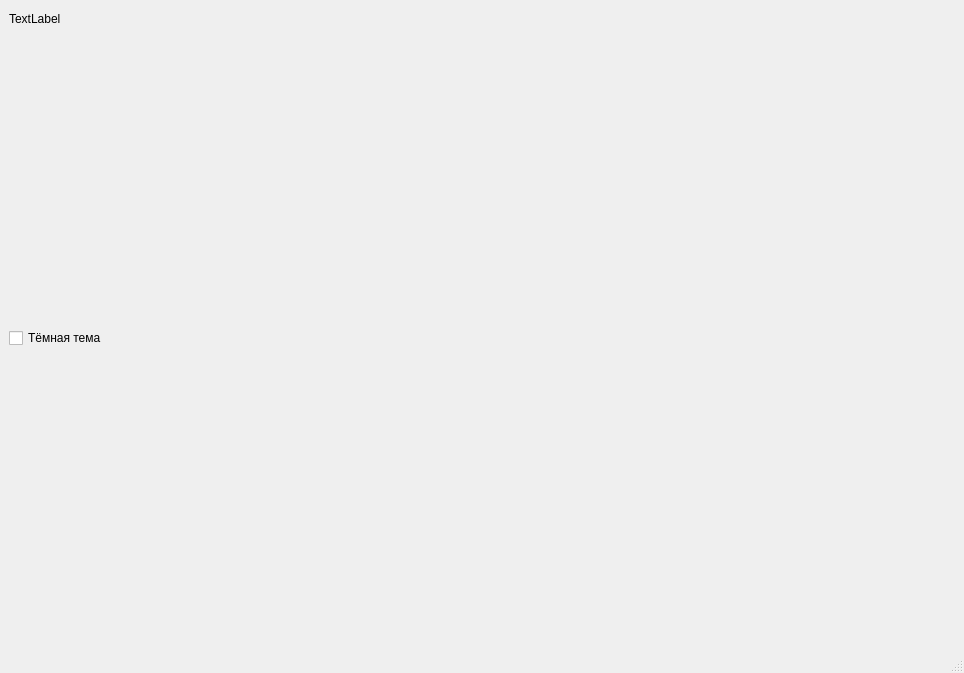
<?xml version="1.0" encoding="UTF-8"?>
<ui version="4.0">
 <class>MainWindow</class>
 <widget class="QMainWindow" name="MainWindow">
  <property name="geometry">
   <rect>
    <x>0</x>
    <y>0</y>
    <width>964</width>
    <height>673</height>
   </rect>
  </property>
  <property name="windowTitle">
   <string>Отображение карты</string>
  </property>
  <widget class="QWidget" name="centralwidget">
   <layout class="QGridLayout" name="gridLayout">
    <item row="0" column="0">
     <widget class="QLabel" name="g_map">
      <property name="text">
       <string>TextLabel</string>
      </property>
     </widget>
    </item>
    <item row="1" column="0">
     <widget class="QCheckBox" name="toggleTheme">
      <property name="text">
       <string>Тёмная тема</string>
      </property>
     </widget>
    </item>
    <item row="1" column="0">
     <spacer name="verticalSpacer">
      <property name="orientation">
       <enum>Qt::Vertical</enum>
      </property>
      <property name="sizeHint" stdset="0">
       <size>
        <width>20</width>
        <height>40</height>
       </size>
      </property>
     </spacer>
    </item>
    <item row="0" column="1">
     <spacer name="horizontalSpacer">
      <property name="orientation">
       <enum>Qt::Horizontal</enum>
      </property>
      <property name="sizeHint" stdset="0">
       <size>
        <width>40</width>
        <height>20</height>
       </size>
      </property>
     </spacer>
    </item>
   </layout>
  </widget>
  <widget class="QMenuBar" name="menubar">
   <property name="geometry">
    <rect>
     <x>0</x>
     <y>0</y>
     <width>964</width>
     <height>21</height>
    </rect>
   </property>
  </widget>
  <widget class="QStatusBar" name="statusbar"/>
 </widget>
 <resources/>
 <connections/>
</ui>
